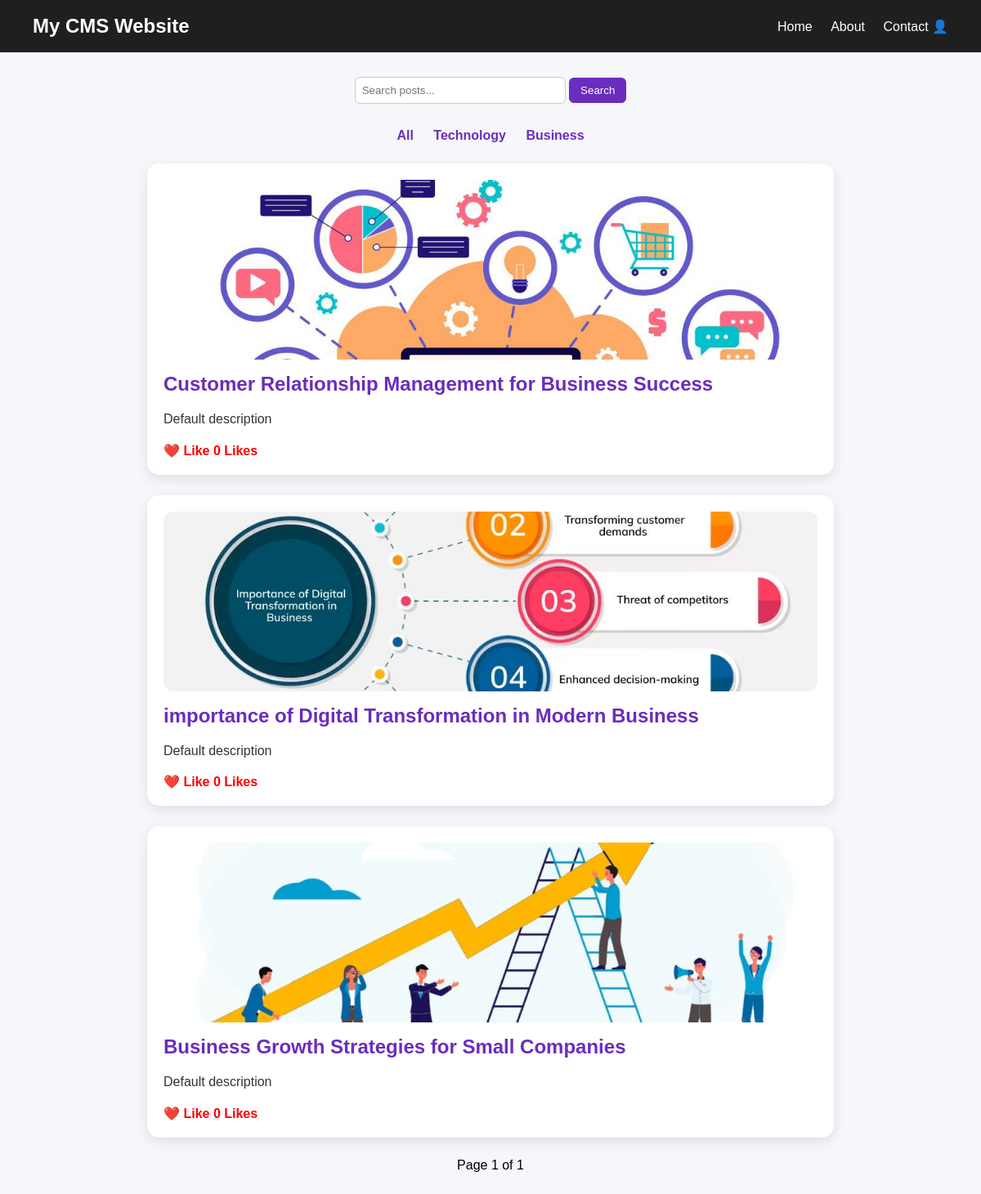
Screenshot of /?category=Business with the database file from the repository.
### cms/models.py (models this page shows, shortened)
class Category(models.Model):
    name = models.CharField(max_length=100)

class Post(models.Model):
    title = models.CharField(max_length=200)
    short_description = models.CharField(max_length=300)
    content = models.TextField()
    author = models.ForeignKey(User, on_delete=models.CASCADE)
    category = models.ForeignKey(Category, on_delete=models.CASCADE)
    image = models.ImageField(upload_to='post_images/', blank=True, null=True)
    likes = models.PositiveIntegerField(default=0)
    created_at = models.DateTimeField(auto_now_add=True)

### cms/views.py (the view)
# urls.py: path('', views.home, name='home'),
def home(request):
    category = request.GET.get('category')
    search = request.GET.get('search')
    posts = Post.objects.all().order_by('-created_at')
    if category:
        posts = posts.filter(category__name=category)
    if search:
        posts = posts.filter(title__icontains=search)
    paginator = Paginator(posts, 3)
    page_number = request.GET.get('page')
    page_obj = paginator.get_page(page_number)
    categories = Category.objects.all()
    return render(request, 'cms/home.html', {
        'posts': page_obj,
        'categories': categories,
        'page_obj': page_obj
    })

### templates/cms/home.html (shortened to what this page needs)
<!DOCTYPE html>
<html>
<head>
</head>
<body>
<header>
    <div class="logo">My CMS Website</div>
    <div class="menu">
        <a href="/">Home</a>
        <a href="/about/">About</a>
        <a href="/contact/">Contact</a>
        👤 {{ request.user.username }}
    </div>
</header>
<div class="search-box">
<form>
<input type="text" name="search" placeholder="Search posts...">
<button>Search</button>
</form>
</div>
<div class="categories">
<a href="/">All</a>
{% for cat in categories %}
<a href="/?category={{cat.name}}">{{cat.name}}</a>
{% endfor %}
</div>
<div class="container">
{% for post in posts %}
<div class="post">
{% if post.image %}
<img src="{{ post.image.url }}">
{% endif %}
<h2>
<a href="/post/{{post.id}}/">
{{ post.title }}
</a>
</h2>
<p>{{ post.short_description }}</p>
<a class="like" href="/like/{{post.id}}/">❤️ Like {{ post.likes }} Likes</a>
</div>
{% empty %}
<p>No posts found</p>
{% endfor %}
</div>
<div class="pagination">
Page {{ page_obj.number }} of {{ page_obj.paginator.num_pages }}
</div>
</body>
</html>

### templates/cms/home.html (style rules this page uses)
body { font-family: Arial, sans-serif; background:#f6f7fb; margin:0; }
header { background:#1f1f1f; color:white; padding:18px 40px; display:flex; justify-content:space-between; align-items:center; }
header .logo { font-size:24px; font-weight:bold; }
header .menu a { color:white; text-decoration:none; margin-left:18px; font-size:16px; }
.search-box { text-align:center; margin:30px 0; }
.search-box input { padding:8px; width:240px; border-radius:6px; border:1px solid #ccc; }
.search-box button { padding:8px 14px; background:#6a2dbd; color:white; border:none; border-radius:6px; cursor:pointer; }
.categories { text-align:center; margin-bottom:25px; }
.categories a { margin:10px; text-decoration:none; color:#6a2dbd; font-weight:bold; }
.container { width:70%; margin:auto; }
.post { background:white; padding:20px; border-radius:15px; margin-bottom:25px; box-shadow:0 5px 15px rgba(0,0,0,0.1); }
.post img { width:100%; height:220px; object-fit:cover; border-radius:12px; margin-bottom:12px; }
.post h2 { margin:0; }
.post h2 a { color:#6a2dbd; text-decoration:none; }
.post p { color:#333; line-height:1.6; }
.like { color:red; font-weight:bold; text-decoration:none; }
.pagination { text-align:center; margin-bottom:40px; }

### rows the page displays
Category: name "Technology"
Category: name "Business"
Post: image (picture), title "Customer Relationship Management for Business Success", short_description "Default description", likes "0"
Post: image (picture), title "importance of Digital Transformation in Modern Business", short_description "Default description", likes "0"
Post: image (picture), title "Business Growth Strategies for Small Companies", short_description "Default description", likes "0"

### other values shown
{{ page_obj.number }} "1"
{{ page_obj.paginator.num_pages }} "1"
